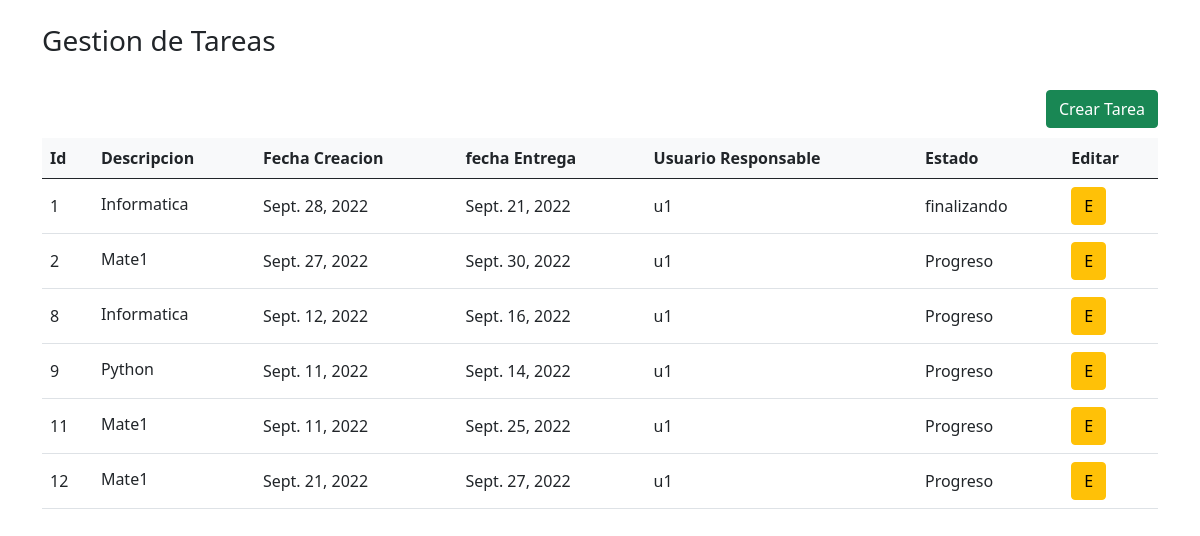
Page /gestion_tareas/dashboard on the committed database.
### gestion_tareas/models.py (models this page shows)
class Tarea_app(models.Model):
    descripcion_tarea = models.CharField(max_length=128, default='')
    fechacreacion_tarea= models.DateField(default=datetime.date.today)
    fechaentrega_tarea= models.DateField(default=datetime.date.today)
    usuarioResponsable_tarea= models.CharField(max_length=128, default='0')
    estado_tarea=models.CharField(max_length=128, default='Progreso')

### gestion_tareas/views.py (the view)
# urls.py: path('dashboard',views.dashboard,name='dashboard'),
def dashboard(request):
      tareas_totales=Tarea_app.objects.all()
      tareas_Usuario=[]
      tareas_personales=Tarea_app.objects.filter(usuarioResponsable_tarea='u1')
      for tarea in tareas_personales:
         tareas_Usuario.append(tarea)
      return render(request,'gestion_tareas/dashboard.html',{
        'objTarea':tareas_personales,
      })

### gestion_tareas/templates/gestion_tareas/dashboard.html (shortened to what this page needs)
<!DOCTYPE html>
<html></html>
    <head>
        <link href="https://cdn.jsdelivr.net/npm/bootstrap@5.0.2/dist/css/bootstrap.min.css" rel="stylesheet">
    </head>
    <body>
        <div class="container">
            <br>
            <h3>Gestion de Tareas </h3>
            <br>
            <div class="float-end">
                    <a class="btn btn-success" href="{% url 'gestion_tareas:nuevaTarea'%}">Crear Tarea</a>
            </div>
            <br>
            <br>
            <table class="table align-middle mb-0 bg-white">
                <thead class="bg-light">
                    <th>Id</th>
                    <th>Descripcion</th>
                    <th>Fecha Creacion</th>
                    <th>fecha Entrega</th>
                    <th>Usuario Responsable</th>
                    <th>Estado</th>
                    <th>Editar</th>
                </thead>
                <tbody>
                    {% for tarea in objTarea  %}
                    <tr>
                        <td>{{ tarea.id }}</td>
                        <td><p class="fw-normal mb-1">{{ tarea.descripcion_tarea }}</p></td>
                        <td>{{ tarea.fechacreacion_tarea }}</td>
                        <td>{{ tarea.fechaentrega_tarea}}</td>
                        <td>{{ tarea.usuarioResponsable_tarea }}</td>
                        <td>{{ tarea.estado_tarea   }}</td>
                        <td><a class="btn btn-warning" href="{% url 'gestion_tareas:editarTarea' tarea.id  %}">E</a></td>
                    </tr>
                    {% endfor %}
                </tbody>
            </table>
        </div>
    </body>
</html>

### rows in the picture
Tarea_app: id "1", descripcion_tarea "Informatica", fechacreacion_tarea "Sept. 28, 2022", fechaentrega_tarea "Sept. 21, 2022", usuarioResponsable_tarea "u1", estado_tarea "finalizando"
Tarea_app: id "2", descripcion_tarea "Mate1", fechacreacion_tarea "Sept. 27, 2022", fechaentrega_tarea "Sept. 30, 2022", usuarioResponsable_tarea "u1", estado_tarea "Progreso"
Tarea_app: id "8", descripcion_tarea "Informatica", fechacreacion_tarea "Sept. 12, 2022", fechaentrega_tarea "Sept. 16, 2022", usuarioResponsable_tarea "u1", estado_tarea "Progreso"
Tarea_app: id "9", descripcion_tarea "Python", fechacreacion_tarea "Sept. 11, 2022", fechaentrega_tarea "Sept. 14, 2022", usuarioResponsable_tarea "u1", estado_tarea "Progreso"
Tarea_app: id "11", descripcion_tarea "Mate1", fechacreacion_tarea "Sept. 11, 2022", fechaentrega_tarea "Sept. 25, 2022", usuarioResponsable_tarea "u1", estado_tarea "Progreso"
Tarea_app: id "12", descripcion_tarea "Mate1", fechacreacion_tarea "Sept. 21, 2022", fechaentrega_tarea "Sept. 27, 2022", usuarioResponsable_tarea "u1", estado_tarea "Progreso"
